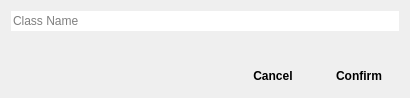
<?xml version="1.0" encoding="UTF-8"?>
<ui version="4.0">
 <class>AceClassUtility_CreateClass</class>
 <widget class="QDialog" name="AceClassUtility_CreateClass">
  <property name="geometry">
   <rect>
    <x>0</x>
    <y>0</y>
    <width>400</width>
    <height>98</height>
   </rect>
  </property>
  <property name="windowTitle">
   <string>Ace Class Utility - Create Class</string>
  </property>
  <property name="windowIcon">
   <iconset resource="../main.qrc">
    <normaloff>:/icons/icon.png</normaloff>:/icons/icon.png</iconset>
  </property>
  <layout class="QGridLayout" name="gridLayout">
   <item row="0" column="0">
    <widget class="QLineEdit" name="classNameEdit">
     <property name="frame">
      <bool>false</bool>
     </property>
     <property name="placeholderText">
      <string>Class Name</string>
     </property>
    </widget>
   </item>
   <item row="2" column="0">
    <spacer name="verticalSpacer">
     <property name="orientation">
      <enum>Qt::Vertical</enum>
     </property>
     <property name="sizeHint" stdset="0">
      <size>
       <width>20</width>
       <height>40</height>
      </size>
     </property>
    </spacer>
   </item>
   <item row="3" column="0">
    <layout class="QHBoxLayout" name="bottomLayout">
     <item>
      <widget class="QLabel" name="statusLabel">
       <property name="minimumSize">
        <size>
         <width>216</width>
         <height>0</height>
        </size>
       </property>
       <property name="maximumSize">
        <size>
         <width>216</width>
         <height>16777215</height>
        </size>
       </property>
       <property name="text">
        <string/>
       </property>
       <property name="wordWrap">
        <bool>false</bool>
       </property>
      </widget>
     </item>
     <item>
      <widget class="QPushButton" name="cancelButton">
       <property name="font">
        <font>
         <weight>75</weight>
         <bold>true</bold>
        </font>
       </property>
       <property name="text">
        <string>Cancel</string>
       </property>
       <property name="icon">
        <iconset theme="cancel">
         <normaloff>.</normaloff>.</iconset>
       </property>
       <property name="flat">
        <bool>true</bool>
       </property>
      </widget>
     </item>
     <item>
      <widget class="QPushButton" name="confirmButton">
       <property name="font">
        <font>
         <weight>75</weight>
         <bold>true</bold>
        </font>
       </property>
       <property name="text">
        <string>Confirm</string>
       </property>
       <property name="icon">
        <iconset theme="dialog-ok">
         <normaloff>.</normaloff>.</iconset>
       </property>
       <property name="flat">
        <bool>true</bool>
       </property>
      </widget>
     </item>
    </layout>
   </item>
  </layout>
 </widget>
 <resources>
  <include location="../main.qrc"/>
 </resources>
 <connections/>
</ui>
